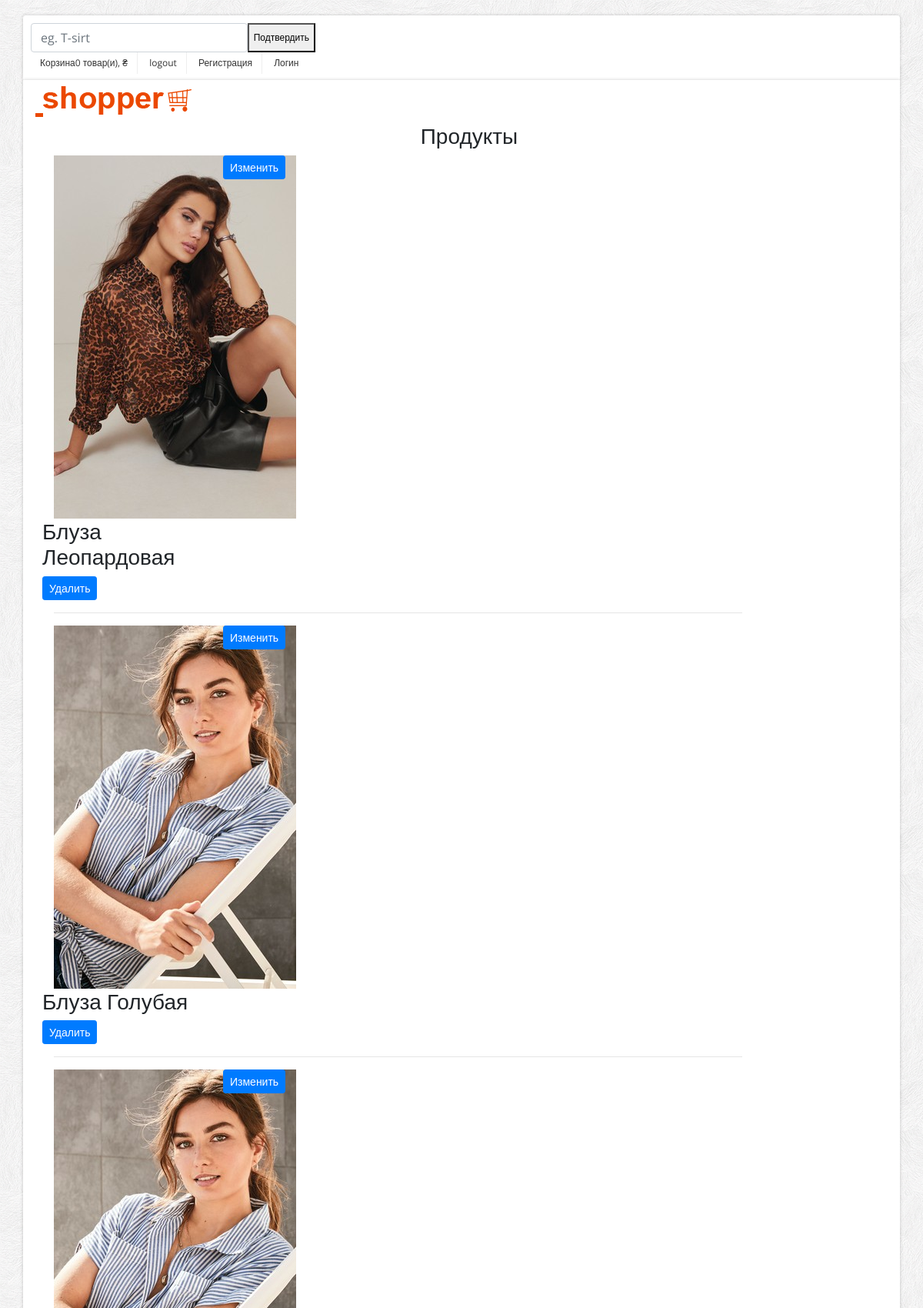
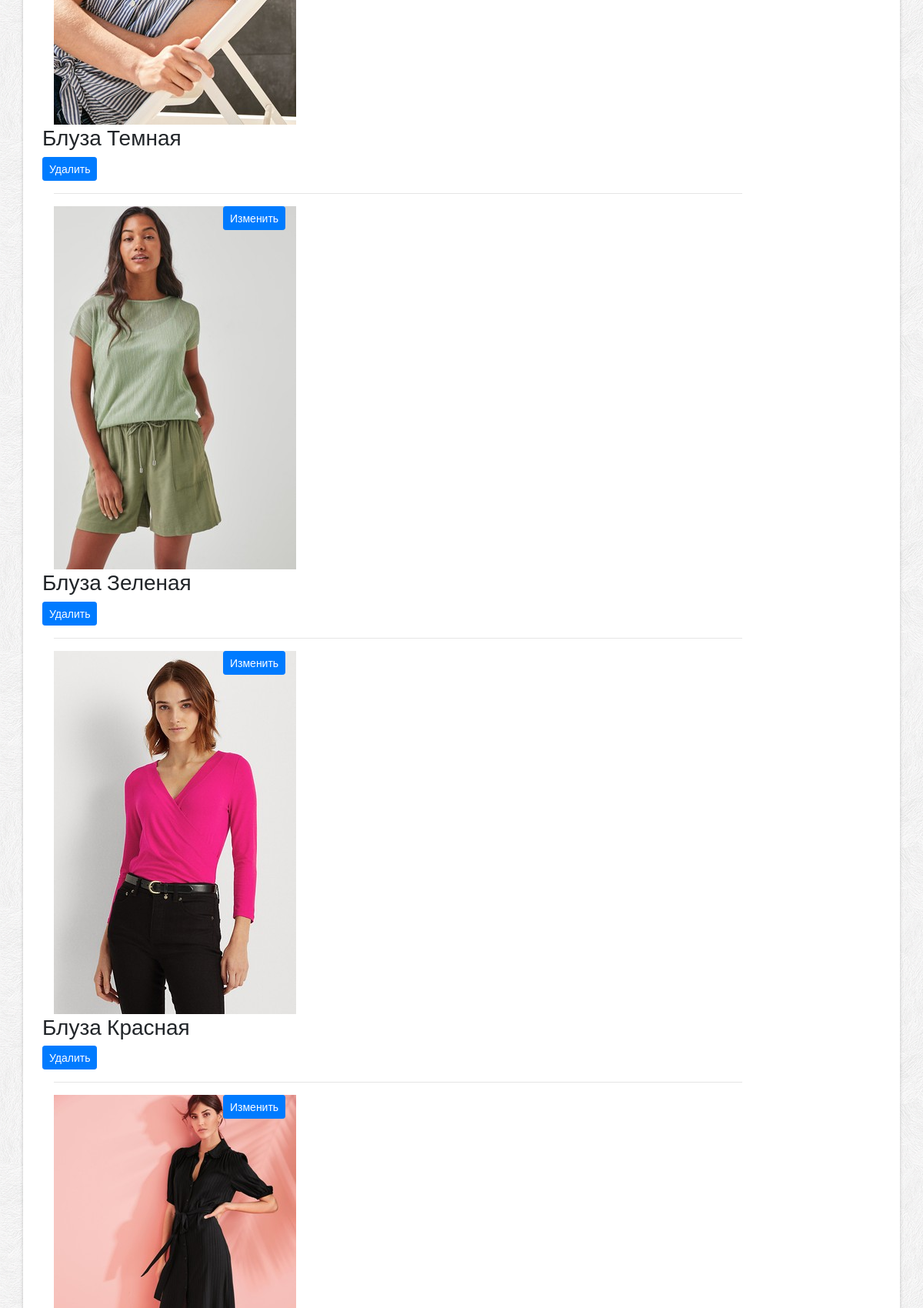
The app's page /admin-panel/list_of_products/ (upper part) with its own data (2 pictures, top to bottom).
### main_clothesmarket/models.py (models this page shows, shortened)
class Product(models.Model):  # pruduct in kind of prodcts ( костюм, платье, и.т.д.)
    def get_file_name(self, filename):
        exc = filename.strip().split('.')[-1]
        filename = f'{uuid4()}.{exc}'
        return path.join('media/images/products', filename)
    title = models.CharField(max_length=30, db_index=True)
    manufactura = models.CharField(max_length=30)
    photo = models.ImageField(upload_to=get_file_name)
    subphoto1 = models.ImageField(upload_to=get_file_name)  # addition photo
    subphoto2 = models.ImageField(upload_to=get_file_name)  # addition photo
    subphoto3 = models.ImageField(upload_to=get_file_name)  # addition photo
    product_order = models.IntegerField(unique=True)
    is_visible = models.BooleanField(default=True)
    price = models.DecimalField(max_digits=6, decimal_places=2)
    size = models.CharField(max_length=20)
    des = models.CharField(max_length=150, unique=True)  # description
    category = models.ForeignKey(Kind, on_delete=models.CASCADE)
    slug = models.SlugField(max_length=200, db_index=True)
    available = models.BooleanField(default=True)
    created = models.DateTimeField(auto_now_add=True)
    updated = models.DateTimeField(auto_now=True)
    class Meta:
        ordering = ('title',)
        index_together = (('id', 'slug'),)

### admin_clothesmarket/views.py (the view)
# urls.py: path('list_of_products/', list_of_products, name='list_of_products'),
def list_of_products(request):
    items = Product.objects.all().order_by('product_order')
    return render(request, 'list_of_products.html', context={'items': items})

### admin_clothesmarket/templates/list_of_products.html (shortened to what this page needs)
{% extends 'base.html' %}
{% block content %}
<div class="container">
    <div class="section-title text-center">
        <h3>Продукты</h3>
    </div>
    <div class="col-md-10 col-md-offset-1">
        {% for item in items %}
            <div class="row">
                <div class="col-md-3">
                    <div class="col-md-3"><img src="{{ item.photo.url }}"></div>
                    <h3>{{ item.title }}</h3>
                    <a href='{% url "product_delete" pk=item.pk %}'>
                        <button type="button" class="btn btn-primary btn-sm">Удалить</button>
                    </a>
                </div>
                <div class="col-md-3">
                    <a href='{% url "product_update" pk=item.pk %}'>
                        <button type="button" class="btn btn-primary btn-sm">Изменить</button>
                    </a>
                </div>
            </div>
            <hr/>
        {% endfor %}
    </div>
</div>
{% endblock %}

### static/themes/css/main.css (style rules this page uses)
body { font-size: 12px; font-family: 'Open Sans', arial, tahoma, sans-serif; background:url(../images/bg.png) repeat 0 0 fixed; }
label, input, button, select, textarea { font-size: 12px; }
ul li a,a { color:#333; outline:0; -webkit-transition: all 0.2s linear; -moz-transition: all 0.2s linear; -o-transition: all 0.2s linear; -ms-transition: all 0.2s linear; transition: all 0.2s linear; }
a { color:#eb4800; }

### records on screen
Product: photo (picture), title "Блуза Леопардовая"
Product: photo (picture), title "Блуза Голубая"
Product: photo (picture), title "Блуза Темная"
Product: photo (picture), title "Блуза Зеленая"
Product: photo (picture), title "Блуза Красная"
Product: photo (picture)

### other values on screen
{{ total_items }} "0"
